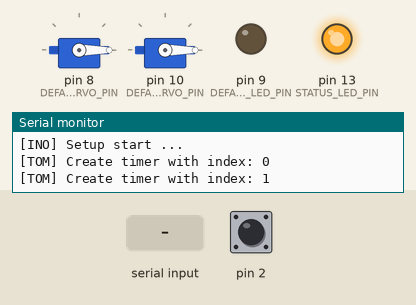
A sketch run on a simulated Arduino Uno, built with avr-gcc and run on an emulated ATmega328P. On the bench: 2 × servo, output pins drawn as LEDs (lit = HIGH), the last lines printed to the serial monitor. Dashed ring = blinking. The test bench sets the inputs (shaded band); at power-on: pin 2 HIGH.

Above: at 0.1 s.
At 1.4 s:
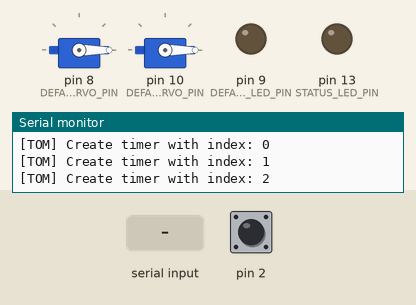
At 2.7 s:
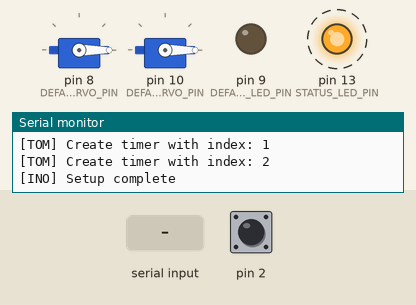
2.8 s: " \n" received over Serial
5.8 s: "90 45\n" received over Serial
8.8 s: "d90\n" received over Serial
Timing chart, 0 to 17.8 s (numbered marks = the images above; inputs shaded):
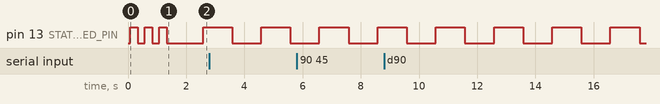

The sketch:

box.ino
```cpp
#include <avr/sleep.h>
#include <Arduino.h>
#include <Servo.h>
#include <avr/wdt.h>
#include "Box.h"
#include "log.h"
#include "TimerObjectManager.h"
#include "debug.h"

DEFINE_DEBUG_TAG("[INO]");

#define STATUS_LED_PIN          (13)

#define UNUSED_PARAM(x)         (void)(x);

#define LED_CLEAR(pin)          digitalWrite(pin, 0)
#define LED_SET(pin)            digitalWrite(pin, 1)
#define LED_TOGGLE(pin)         digitalWrite(pin, !digitalRead(pin))

TimerObjectManager *TimerManager = TimerObjectManager::GetManager();
Box::Box *box = NULL;
uint8_t StatusLedTimerIdx = INVALID_TIMER_IDX;

static void IndicateStart()
{
        uint8_t cnt = 6;
        while (cnt--) {
                LED_TOGGLE(STATUS_LED_PIN);
                delay(250);
        }
}

static void InterrputCallback(void)
{
}

void StatusLedTimerCallback(void *param)
{
        UNUSED_PARAM(param)
        LED_TOGGLE(STATUS_LED_PIN);
}

static void SleepSetup()
{
        LOG_PM("zzzZZZzzz...\n");
        Serial.flush();                 // flush serial port before sleep
        cli();
        set_sleep_mode(SLEEP_MODE_STANDBY);
        sleep_enable();
        attachInterrupt(digitalPinToInterrupt(box->GetSwitchPin()), InterrputCallback, LOW);    // user switch can wakeup
        sei();
        sleep_mode();
        sleep_disable();
        detachInterrupt(digitalPinToInterrupt(box->GetSwitchPin()));
}

void setup()
{
        wdt_disable();
        Serial.begin(9600);
        delay(20);
        LOG_PM("Setup start ...\n");
        box = new Box::Box(DEFAULT_USER_SWITCH, DEFAULT_COVER_SERVO_PIN, DEFAULT_ARM_SERVO_PIN,
                                                                                DEFAULT_LED_PIN);
        InitDebugModule(box);
        pinMode(STATUS_LED_PIN, OUTPUT);

        StatusLedTimerIdx = TimerManager->CreateTimer(1000, NULL, StatusLedTimerCallback, false);
        if (StatusLedTimerIdx != INVALID_TIMER_IDX) {
                IndicateStart();
                TimerManager->StartTimer(StatusLedTimerIdx);
        }
        LOG_PM("Setup complete\n");
}

void loop()
{
        if (!IsDebugModeEnabled()) {
                box->Check();
                TimerManager->UpdateTimers();
                //sleepSetup();
                //LOG("Active again !\n");
        }
}

void serialEvent()
{
        FetchDebugCommand();
}
```

TimerObject.cpp
```cpp
#include "TimerObject.h"

TimerObject::TimerObject(unsigned long int ms){
	Create(ms, NULL, false);
}

TimerObject::TimerObject(unsigned long int ms, CallBackType callback){
	Create(ms, callback, false);
}

TimerObject::TimerObject(unsigned long int ms, CallBackType callback, bool isSingle){
	Create(ms, callback, isSingle);
}

TimerObject::TimerObject(unsigned long int ms, void *obj, ObjCallBackType callback, bool isSingle){
		Create(ms, NULL, isSingle);
		Obj = obj;
		onObjRun = callback;
}

void TimerObject::Create(unsigned long int ms, CallBackType callback, bool isSingle){
	setInterval(ms);
	setEnabled(false);
	setSingleShot(isSingle);
	setOnTimer(callback);
	Obj = NULL;
	onObjRun = NULL;
	LastTime = 0;
}

void TimerObject::setInterval(unsigned long int ms){
	msInterval = (ms > 0) ? ms : 0;
}

void TimerObject::setEnabled(bool Enabled){
	blEnabled = Enabled;
}

void TimerObject::setSingleShot(bool isSingle){
	blSingleShot = isSingle;
}

void TimerObject::setOnTimer(CallBackType callback){
	onRun = callback;
}

void TimerObject::Start(){
	LastTime = millis();
	setEnabled(true);
}

void TimerObject::Resume(){
	LastTime = millis() - DiffTime;
	setEnabled(true);
}

void TimerObject::Stop(){
	setEnabled(false);

}

void TimerObject::Pause(){
	DiffTime = millis() - LastTime;
	setEnabled(false);

}

void TimerObject::Update(){
	if(Tick())
	{
		if (onRun)
		{
			onRun();
		}
		else if (Obj && onObjRun)
		{
			onObjRun(Obj);
		}
		else if (onObjRun)	/// Custom modification to allow to pass NULL as callback parameter
		{
			onObjRun(Obj);
		}
	}

}

bool TimerObject::Tick(){
	if(!blEnabled)
		return false;
	if(LastTime > millis()*2)//millis restarted
		LastTime = 0;
	if ((unsigned long int)(millis() - LastTime) >= msInterval) {
		LastTime = millis();
		if(isSingleShot())
			setEnabled(false);
	    return true;
	}
	return false;
}


unsigned long int TimerObject::getInterval(){
	return msInterval;
}

unsigned long int TimerObject::getCurrentTime(){
	return (unsigned long int)(millis() - LastTime);
}
CallBackType TimerObject::getOnTimerCallback(){
	return onRun;
}

bool TimerObject::isEnabled(){
	return blEnabled;
}

bool TimerObject::isSingleShot(){
	return blSingleShot;
}
```

TimerObject.h
```cpp
#include "stdlib.h"
#include "Arduino.h"

#ifndef TIMER_OBJECT_H
#define TIMER_OBJECT_H
typedef void (*CallBackType)();
typedef void (*ObjCallBackType)(void*);


class TimerObject{
private:
	void Create(unsigned long int ms, CallBackType callback, bool isSingle);
	unsigned long int msInterval;
	bool blEnabled;
	bool blSingleShot;
	CallBackType onRun;
	ObjCallBackType onObjRun;
	bool Tick();
	unsigned long LastTime;
	unsigned long DiffTime;//used when I pause the Timer and need to resume
	void *Obj;

public:
	TimerObject(unsigned long int ms);
	TimerObject(unsigned long int ms, CallBackType callback);
	TimerObject(unsigned long int ms, CallBackType callback, bool isSingle);
	TimerObject(unsigned long int ms, void *obj, ObjCallBackType callback, bool isSingle);

	void setInterval(unsigned long int ms);
	void setEnabled(bool Enabled);
	void setSingleShot(bool isSingle);
	void setOnTimer(CallBackType callback);
	void Start();
	void Resume();
	void Pause();
	void Stop();
	void Update();


	unsigned long int getInterval();
	unsigned long int getCurrentTime();
	CallBackType getOnTimerCallback();

	bool isEnabled();
	bool isSingleShot();

};


#endif // TIMER_OBJECT_H
```

TimerObjectManager.cpp
```cpp
#include "TimerObjectManager.h"
#include "log.h"

DEFINE_DEBUG_TAG("[TOM]");

TimerObjectManager* TimerObjectManager::instance = NULL;

TimerObjectManager* TimerObjectManager::GetManager()
{
        if (instance == NULL) {
            instance = new TimerObjectManager();
            instance->Init();
        }
        return instance;
}

void TimerObjectManager::Init()
{
        for (uint8_t idx = 0; idx < MAX_TIMER_OBJECTS; idx++) {
            TimersArray[idx] = NULL;
        }
}

uint8_t TimerObjectManager::CreateTimer(unsigned long int ms, void *param,
                                        TimerCallback_t callback,
                                        bool isSingle) {

        uint8_t timerIndex = GetFreeTimer();

        if (timerIndex != INVALID_TIMER_IDX) {
                TimersArray[timerIndex] = new TimerObject(ms, param, callback, isSingle);
                LOG("Create timer with index: %d\n", timerIndex);
        } else {
                LOG_PM("Failed to create timer object\n");
        }
        return timerIndex;
}

void TimerObjectManager::UpdateTimers()
{
        for (uint8_t idx = 0; idx < MAX_TIMER_OBJECTS; idx++) {
                if (TimersArray[idx] != NULL) {
                    TimersArray[idx]->Update();
                }
        }
}

uint8_t TimerObjectManager::GetFreeTimer()
{
        uint8_t timerIndex = INVALID_TIMER_IDX;
        uint8_t idx = 0;

        for (idx = 0; idx < MAX_TIMER_OBJECTS; idx++) {
                if (TimersArray[idx] == NULL) {
                        timerIndex = idx;
                        break;  /// Break the loop sinde we found free slot for timer
                }
        }
        return timerIndex;
}

bool TimerObjectManager::StartTimer(uint8_t timerIndex)
{
        if (IsValidTimerIndex(timerIndex)) {
                TimersArray[timerIndex]->Start();
                return true;
        }
        return false;
}

bool TimerObjectManager::StopTimer(uint8_t timerIndex)
{
        if (IsValidTimerIndex(timerIndex)) {
                TimersArray[timerIndex]->Stop();
                return true;
        }
        return false;
}

bool TimerObjectManager::DestroyTimer(uint8_t timerIndex)
{
        if (IsValidTimerIndex(timerIndex)) {
                delete TimersArray[timerIndex];
                TimersArray[timerIndex] = NULL;
                LOG("Destroy timer with index: %d\n", timerIndex);
                return true;
        }
        return false;
}

bool TimerObjectManager::IsValidTimerIndex(uint8_t index)
{
        if (index != INVALID_TIMER_IDX && TimersArray[index] != NULL) {
                return true;
        }
        return false;
}

bool TimerObjectManager::SetInterval(uint8_t timerIndex, uint32_t interval)
{
        if (IsValidTimerIndex(timerIndex)) {
                TimersArray[timerIndex]->setInterval(interval);
                return true;
        }
        return false;
}
```

TimerObjectManager.h
```cpp
#ifndef _TIMER_OBJECT_MANAGER_H
#define _TIMER_OBJECT_MANAGER_H

#include "stdlib.h"
#include "TimerObject.h"

#define INVALID_TIMER_IDX   255

class TimerObjectManager
{
    public:
        typedef void (*TimerCallback_t)(void*);
        static TimerObjectManager* GetManager();
        uint8_t CreateTimer(unsigned long int delayMs, void *param, TimerCallback_t callback,
                            bool isSingle);
        bool StartTimer(uint8_t timerIndex);
        bool StopTimer(uint8_t timerIndex);
        bool SetInterval(uint8_t timerIndex, uint32_t interval);
        bool DestroyTimer(uint8_t timerIndex);

        void UpdateTimers();

    private:
        static TimerObjectManager *instance;
        static const uint8_t MAX_TIMER_OBJECTS = 5;
        TimerObject *TimersArray[MAX_TIMER_OBJECTS];

        /// This is singelton class so user should not have access to contructors
        TimerObjectManager() {};
        TimerObjectManager(const TimerObjectManager&) = delete;
        TimerObjectManager & operator=(const TimerObjectManager&) = delete;
        ~TimerObjectManager(){};

        void Init();
        uint8_t GetFreeTimer();
        bool IsValidTimerIndex(uint8_t);
};

#endif
```

box.cpp
```cpp
#include <Arduino.h>
#include <avr/pgmspace.h>
#include "Box.h"
#include "TimerObjectManager.h"
#include "log.h"

#define COVER_OPEN_POSITION             75
#define COVER_PEEK_POSITION             30
#define COVER_CLOSE_POSITION            0

#define ARM_HIDE_POSITION               0
#define ARM_FULL_EXTEND_POSITION        180

#define MOVE_COVER(pos, speed)          MoveServo(coverServo, pos, speed)
#define MOVE_ARM(pos, speed)            MoveServo(armServo, pos, speed)

#define COVER_OPEN_FAST()               MOVE_COVER(COVER_OPEN_POSITION, FAST)
#define COVER_OPEN_NORMAL()             MOVE_COVER(COVER_OPEN_POSITION, NORMAL)
#define COVER_OPEN_SLOW()               MOVE_COVER(COVER_OPEN_POSITION, SLOW)
#define COVER_CLOSE_FAST()              MOVE_COVER(COVER_CLOSE_POSITION, FAST)
#define COVER_CLOSE_NORMAL()            MOVE_COVER(COVER_CLOSE_POSITION, NORMAL)
#define COVER_CLOSE_SLOW()              MOVE_COVER(COVER_CLOSE_POSITION, SLOW)

#define ARM_FULL_EXTEND_FAST()          MOVE_ARM(ARM_FULL_EXTEND_POSITION, FAST)
#define ARM_FULL_EXTEND_NORMAL()        MOVE_ARM(ARM_FULL_EXTEND_POSITION, NORMAL)
#define ARM_FULL_EXTEND_SLOW()          MOVE_ARM(ARM_FULL_EXTEND_POSITION, SLOW)
#define ARM_HIDE_FAST()                 MOVE_ARM(ARM_HIDE_POSITION, FAST)
#define ARM_HIDE_NORMAL()               MOVE_ARM(ARM_HIDE_POSITION, NORMAL)
#define ARM_HIDE_SLOW()                 MOVE_ARM(ARM_HIDE_POSITION, SLOW)


namespace Box
{

DEFINE_DEBUG_TAG("[BOX]");

#define BOX_DELAY               (2000) // 2 sec
#define PWM_DELAY               (1000) // 1 sec
#define COOL_DOWN_DELAY         (1000)    // 1sec
#define LED_FADE_DEALY          (100)

const uint8_t Box::SpeedLUT[INVALID] PROGMEM = {0, 5, 25, 50};

void CoolDownTimerCallback(void*);
void LedFadeTimerCallback(void*);

Box::Box(uint8_t switchPin, uint8_t coverServoPin, uint8_t armServoPin, uint8_t ledPin)
{
        userSwitchPin = switchPin;
        this->coverServoPin = coverServoPin;
        this->armServoPin = armServoPin;
        this->ledPin = ledPin;
        angryLevel = 0;
        coolDownTimer = TimerObjectManager::GetManager()->CreateTimer(COOL_DOWN_DELAY, this,
                                                                CoolDownTimerCallback, false);
        ledFadeTimer = TimerObjectManager::GetManager()->CreateTimer(LED_FADE_DEALY, this,
                                                                LedFadeTimerCallback, false);
        Setup();
}

void Box::Setup()
{
        pinMode(userSwitchPin, INPUT_PULLUP);
        pinMode(ledPin, OUTPUT);
        coverServo.attach(coverServoPin);
        armServo.attach(armServoPin);
        coverServo.write(0);
        armServo.write(0);
}

void Box::Check()
{
        uint8_t pinState = digitalRead(userSwitchPin);

        if (!pinState)
                TriggerAction();
}

void Box::TriggerAction()
{
        IncreaseAngryLevel();
}

bool Box::IsIdle() const
{
        return ((angryLevel) ? true : false);
}

uint8_t Box::GetSwitchPin() const
{
        return userSwitchPin;
}

void Box::MoveServo(Servo &servo, uint8_t newPosition, MoveSpeed_t speed)
{
        uint8_t delayTime = pgm_read_byte(SpeedLUT + speed);
        uint8_t currentPosition = servo.read();

        while(currentPosition != newPosition) {
                (currentPosition > newPosition) ? currentPosition-- : currentPosition++;
                servo.write(currentPosition);
                delay(delayTime);
        }
}

void Box::CoolDownEvent()
{

}

void Box::LedFadeEvent()
{

}

void Box::IncreaseAngryLevel()
{
        if (angryLevel < 255)
                angryLevel++ ;
}

void Box::DecreaseAngryLevel()
{
        if (angryLevel)
                angryLevel-- ;
}

void Box::SetLedBrightness(uint8_t value)
{
        analogWrite(ledPin, value);
}

void Box::DebugMoveServo(uint8_t servoNum, uint8_t position, MoveSpeed_t speed)
{
        Servo &srv = (!servoNum) ? coverServo : armServo;
        MoveServo(srv, position, speed);
}

uint8_t Box::DebugGetServoPosition(uint8_t servoNum)
{
        Servo &srv = (!servoNum) ? coverServo : armServo;
        return (srv.read());
}

void Box::DebugSetLedBrightness(uint8_t value)
{
        SetLedBrightness(value);
}

void Box::RunNormalSequence()
{
        COVER_OPEN_NORMAL();
        ARM_FULL_EXTEND_NORMAL();
        ARM_HIDE_NORMAL();
        COVER_CLOSE_NORMAL();
}

void Box::RunFastSequence()
{
        COVER_OPEN_FAST();
        ARM_FULL_EXTEND_FAST();
        ARM_HIDE_FAST();
        COVER_CLOSE_FAST();
}

void Box::RunSlowSequence()
{
        COVER_OPEN_SLOW();
        ARM_FULL_EXTEND_SLOW();
        ARM_HIDE_SLOW();
        COVER_CLOSE_SLOW();
}

void CoolDownTimerCallback(void *param)
{
        Box *obj = static_cast<Box*>(param);
        obj->CoolDownEvent();
}

void LedFadeTimerCallback(void *param)
{
        Box *obj = static_cast<Box*>(param);
        obj->LedFadeEvent();
}

}
```

box.h
```cpp
#ifndef BOX_H_
#define BOX_H_

#include <stdint.h>
#include <Servo.h>
#include "TimerObject.h"

#define SRV_COVER   1
#define SRV_LEVER   2
#define LED_SWITCH  3
#define LED_AMBIENT 4

#define DEFAULT_USER_SWITCH             2
#define DEFAULT_COVER_SERVO_PIN         8
#define DEFAULT_ARM_SERVO_PIN           10
#define DEFAULT_LED_PIN                 9

//On most Arduino boards (those with the ATmega168 or ATmega328P), this function works on pins 3, 5, 6, 9, 10, and 11.

enum MoveSpeed_t {
        IMMEDIATE = 0,
        FAST = 1,
        NORMAL = 2,
        SLOW = 3,
        INVALID
};

typedef struct {
        uint8_t move_1;
        uint8_t speed_1;
        uint8_t move_2;
        uint8_t speed_2;
        uint8_t repeat;
} ServoSequence_t;

typedef struct {
        uint8_t move;
        uint8_t speed;
} Movement_t;

typedef struct {
        uint8_t move_cnt;
        uint8_t repeat;
        Movement_t moves[2];
} Sequence_t;

namespace Box
{
class Box {

private:

        static const uint8_t SpeedLUT[INVALID];
        uint8_t userSwitchPin;
        uint8_t coverServoPin;
        uint8_t armServoPin;
        uint8_t ledPin;
        Servo coverServo;
        Servo armServo;
        uint8_t coolDownTimer;
        uint8_t ledFadeTimer;
        uint8_t angryLevel;

        void TriggerAction();
        void MoveServo(Servo &servo, uint8_t position, MoveSpeed_t speed);
        void CoolDownEvent();
        void LedFadeEvent();
        void IncreaseAngryLevel();
        void DecreaseAngryLevel();
        void RunNormalSequence();
        void RunFastSequence();
        void RunSlowSequence();
        void SetLedBrightness(uint8_t);

        friend void CoolDownTimerCallback(void*);
        friend void LedFadeTimerCallback(void*);
public:

        Box(uint8_t switchPin, uint8_t coverServoPin, uint8_t armServoPin, uint8_t ledPin);
        void timerDelayCallback();
        void timerSwitchPwmCallback();
        void Setup();
        void Check();
        bool IsIdle() const;
        uint8_t GetSwitchPin() const;
        void DebugMoveServo(uint8_t servoNum, uint8_t position, MoveSpeed_t speed);
        uint8_t DebugGetServoPosition(uint8_t servoNum);
        void DebugSetLedBrightness(uint8_t value);
};
}

#endif
```

debug.h
```cpp
#ifndef DEBUG_H
#define DEBUG_H

#include "box.h"

typedef void (*CmdFunc_t)(void);

typedef struct {
        char cmd;
        CmdFunc_t execFunc;
        const char *h_str;
} DebugCommand_t;

typedef struct {
        char cmd;
        uint8_t validParams;
        int params[3];
} Command_t;

void InitDebugModule(Box::Box *);
bool IsDebugModeEnabled(void);
void FetchDebugCommand(void);

#endif
```

log.h
```cpp
#ifndef LOG_H_
#define LOG_H_

#include <stdint.h>
#include <Arduino.h>

#define ENABLE_LOG  (1)

typedef void(*LogFunc_t)(char *);

#define DEFINE_DEBUG_TAG(debugTag) const char _debug_tag[] PROGMEM = debugTag

void LogPrintf(const char *fmt, ...);
void LogPrintf_PMEM(const __FlashStringHelper *str);
void LogPrintfDebug(const char *tag, const char *fmt, ...);
void LogPrintDebug_PMEM(const __FlashStringHelper *tag, const __FlashStringHelper *str);

#if ENABLE_LOG
        #define LOG_BASIC(str, ...)     LogPrintf(str, ##__VA_ARGS__)
        #define LOG_BASIC_PM(str)       LogPrintf_PMEM(F(str))
        #define LOG(str, ...)           LogPrintfDebug(_debug_tag, str, ##__VA_ARGS__)
        #define LOG_PM(str)             LogPrintDebug_PMEM((__FlashStringHelper*)_debug_tag , F(str))
#else
        #define LOG(str, ...) ;
#endif

#endif
```

Source omitted: debug.cpp (6923 bytes), log.cpp (6601 bytes)

Measured:
- by itself, pin 13 (STATUS_LED_PIN): alternates HIGH for 1.0 s and LOW for 1.0 s
